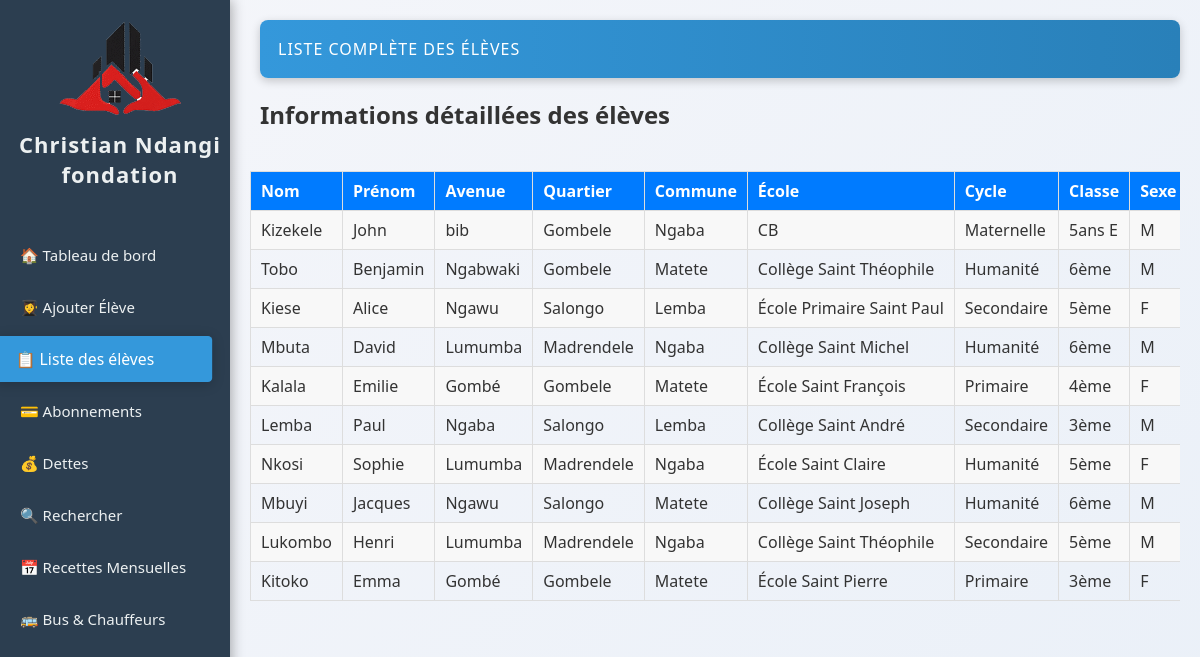
The page /liste_eleves.php on the database its author committed.
### tables this page shows
CREATE TABLE `eleves` (
  `id` int(11) NOT NULL AUTO_INCREMENT,
  `nom` varchar(50) NOT NULL,
  `postnom` varchar(50) DEFAULT NULL,
  `prenom` varchar(50) NOT NULL,
  `avenue` varchar(100) DEFAULT NULL,
  `quartier` enum('Salongo','Gombele','Madrendele') DEFAULT NULL,
  `commune` enum('Lemba','Matete','Ngaba') DEFAULT NULL,
  `ecole` varchar(100) DEFAULT NULL,
  `cycle` enum('Maternelle','Primaire','Secondaire','Humanité') DEFAULT NULL,
  `classe` varchar(50) DEFAULT NULL,
  `age` int(11) DEFAULT NULL,
  `sexe` enum('M','F') DEFAULT NULL,
  `point_arret` enum('Kamutsha','Kilidja','Garage','Igota Nzambi','Musudja','Station Salongo','Route ByPass','Route Biangana') DEFAULT NULL,
  `parent_nom` varchar(100) DEFAULT NULL,
  `parent_tel` varchar(10) DEFAULT NULL,
  `date_ajout` datetime DEFAULT current_timestamp(),
  PRIMARY KEY (`id`)
);

### liste_eleves.php (the view, shortened to what this page needs)
<?php
require 'db/database.php';
$stmt = $pdo->query("
    SELECT id, nom, postnom, prenom, avenue, quartier, commune, ecole, cycle, classe, age, sexe, point_arret, parent_nom, parent_tel
    FROM eleves
    ORDER BY date_ajout DESC
");
$eleves = $stmt->fetchAll(PDO::FETCH_ASSOC);
?>
<!DOCTYPE html>
<html lang="fr">
<head>
    <link rel="stylesheet" href="css/style.css">
</head>
<body>
    <?php include 'sidebar.php'; ?>
    <div class="main-content">
        <header>Liste complète des élèves</header>
        <h2>Informations détaillées des élèves</h2>
        <div class="table-container">
            <table>
                <tr>
                    <th>Nom</th>
                    <th>Prénom</th>
                    <th>Avenue</th>
                    <th>Quartier</th>
                    <th>Commune</th>
                    <th>École</th>
                    <th>Cycle</th>
                    <th>Classe</th>
                    <th>Sexe</th>
                </tr>
                <?php if (!empty($eleves)): ?>
                    <?php foreach($eleves as $e): ?>
                    <tr>
                        <td><?= htmlspecialchars($e['nom']) ?></td>
                        <td><?= htmlspecialchars($e['prenom']) ?></td>
                        <td><?= htmlspecialchars($e['avenue']) ?></td>
                        <td><?= htmlspecialchars($e['quartier']) ?></td>
                        <td><?= htmlspecialchars($e['commune']) ?></td>
                        <td><?= htmlspecialchars($e['ecole']) ?></td>
                        <td><?= htmlspecialchars($e['cycle']) ?></td>
                        <td><?= htmlspecialchars($e['classe']) ?></td>
                        <td><?= htmlspecialchars($e['sexe']) ?></td>
                    </tr>
                    <?php endforeach; ?>
                <?php else: ?>
                    <tr><td colspan="13">Aucun élève enregistré pour le moment.</td></tr>
                <?php endif; ?>
            </table>
        </div>
    </div>
</body>
</html>

### css/style.css (style rules this page uses)
* { box-sizing: border-box; margin: 0; padding: 0; transition: all 0.3s ease-in-out; }
body { font-family: "Segoe UI", Arial, sans-serif; background: linear-gradient(135deg, #f5f6fa 0%, #eaf0f8 100%); display: flex; min-height: 100vh; color: #333; overflow-x: hidden; }
.main-content { margin-left: 230px; width: calc(100% - 230px); padding: 20px; animation: fadeIn 0.6s ease-in-out; }
header { background: linear-gradient(90deg, #3498db, #2980b9); color: white; padding: 18px; border-radius: 8px; margin-bottom: 20px; box-shadow: 0 3px 10px rgba(0,0,0,0.2); text-transform: uppercase; letter-spacing: 1px; }
table { width: 100%; border-collapse: collapse; margin-top: 20px; animation: fadeIn 0.6s ease; }
table, th, td { border: 1px solid #ddd; transition: all 0.3s ease; }
th, td { padding: 12px; text-align: center; transition: background 0.3s, transform 0.3s; }
th { background-color: #2c3e50; color: white; }

### liste_eleves.php (style rules this page uses)
.table-container { width: 100%; overflow-x: auto; margin-top: 20px; }
table { width: 1200px; border-collapse: collapse; white-space: nowrap; }
th, td { border: 1px solid #ddd; padding: 8px 10px; text-align: left; }
th { background: #007bff; color: #fff; }
tr:nth-child(even) { background: #f8f8f8; }
header, h2 { margin-left: 10px; }

### rows shown on the page
eleves: nom "Kizekele", prenom "John", avenue "bib", quartier "Gombele", commune "Ngaba", ecole "CB", cycle "Maternelle", classe "5ans E", sexe "M"
eleves: nom "Tobo", prenom "Benjamin", avenue "Ngabwaki", quartier "Gombele", commune "Matete", ecole "Collège Saint Théophile", cycle "Humanité", classe "6ème", sexe "M"
eleves: nom "Kiese", prenom "Alice", avenue "Ngawu", quartier "Salongo", commune "Lemba", ecole "École Primaire Saint Paul", cycle "Secondaire", classe "5ème", sexe "F"
eleves: nom "Mbuta", prenom "David", avenue "Lumumba", quartier "Madrendele", commune "Ngaba", ecole "Collège Saint Michel", cycle "Humanité", classe "6ème", sexe "M"
eleves: nom "Kalala", prenom "Emilie", avenue "Gombé", quartier "Gombele", commune "Matete", ecole "École Saint François", cycle "Primaire", classe "4ème", sexe "F"
eleves: nom "Lemba", prenom "Paul", avenue "Ngaba", quartier "Salongo", commune "Lemba", ecole "Collège Saint André", cycle "Secondaire", classe "3ème", sexe "M"
eleves: nom "Nkosi", prenom "Sophie", avenue "Lumumba", quartier "Madrendele", commune "Ngaba", ecole "École Saint Claire", cycle "Humanité", classe "5ème", sexe "F"
eleves: nom "Mbuyi", prenom "Jacques", avenue "Ngawu", quartier "Salongo", commune "Matete", ecole "Collège Saint Joseph", cycle "Humanité", classe "6ème", sexe "M"
eleves: nom "Lukombo", prenom "Henri", avenue "Lumumba", quartier "Madrendele", commune "Ngaba", ecole "Collège Saint Théophile", cycle "Secondaire", classe "5ème", sexe "M"
eleves: nom "Kitoko", prenom "Emma", avenue "Gombé", quartier "Gombele", commune "Matete", ecole "École Saint Pierre", cycle "Primaire", classe "3ème", sexe "F"
